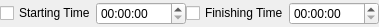
<?xml version="1.0" encoding="UTF-8"?>
<ui version="4.0">
 <class>TimeContextWidget</class>
 <widget class="QWidget" name="TimeContextWidget">
  <property name="geometry">
   <rect>
    <x>0</x>
    <y>0</y>
    <width>379</width>
    <height>27</height>
   </rect>
  </property>
  <property name="sizePolicy">
   <sizepolicy hsizetype="MinimumExpanding" vsizetype="Minimum">
    <horstretch>0</horstretch>
    <verstretch>0</verstretch>
   </sizepolicy>
  </property>
  <layout class="QHBoxLayout" name="horizontalLayout">
   <property name="spacing">
    <number>0</number>
   </property>
   <property name="sizeConstraint">
    <enum>QLayout::SetMinimumSize</enum>
   </property>
   <property name="leftMargin">
    <number>0</number>
   </property>
   <property name="topMargin">
    <number>0</number>
   </property>
   <property name="rightMargin">
    <number>0</number>
   </property>
   <property name="bottomMargin">
    <number>0</number>
   </property>
   <item>
    <widget class="QCheckBox" name="checkBegin">
     <property name="text">
      <string>Starting Time</string>
     </property>
    </widget>
   </item>
   <item>
    <widget class="QTimeEdit" name="timeBegin">
     <property name="calendarPopup">
      <bool>false</bool>
     </property>
    </widget>
   </item>
   <item>
    <widget class="QCheckBox" name="checkEnd">
     <property name="text">
      <string>Finishing Time</string>
     </property>
    </widget>
   </item>
   <item>
    <widget class="QTimeEdit" name="timeEnd">
     <property name="calendarPopup">
      <bool>false</bool>
     </property>
    </widget>
   </item>
  </layout>
 </widget>
 <resources/>
 <connections/>
</ui>
